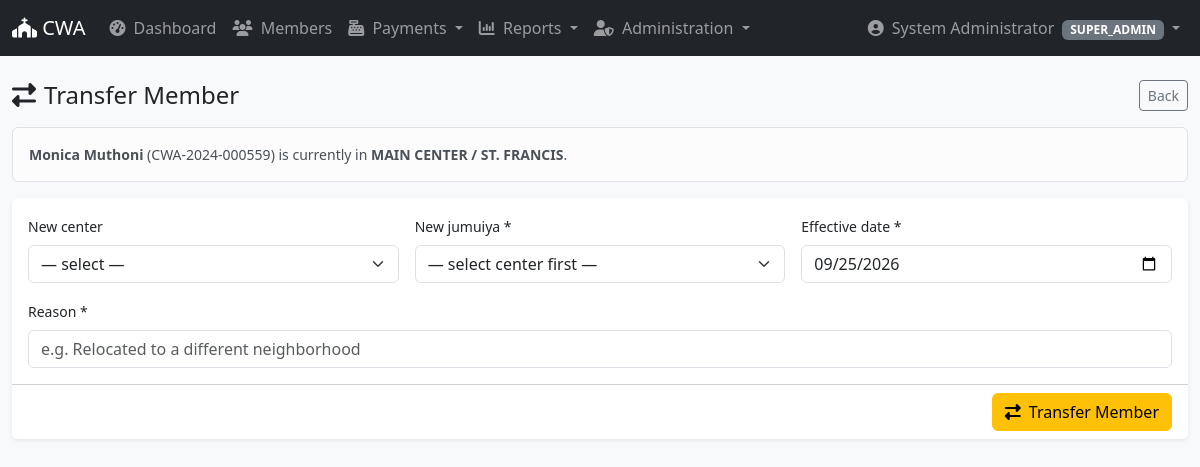
Screenshot of /members/transfer.php?id=962 (signed in) with the database file from the repository.
### tables this page shows
CREATE TABLE `members` (
  `id` int(10) unsigned NOT NULL AUTO_INCREMENT,
  `member_code` varchar(20) NOT NULL,
  `full_name` varchar(150) NOT NULL,
  `phone` varchar(30) DEFAULT NULL,
  `id_number` varchar(30) DEFAULT NULL,
  `gender` enum('MALE','FEMALE','OTHER') DEFAULT NULL,
  `date_of_birth` date DEFAULT NULL,
  `join_date` date DEFAULT NULL,
  `join_month` tinyint(3) unsigned NOT NULL,
  `jumuiya_id` int(10) unsigned NOT NULL,
  `status` enum('ACTIVE','INACTIVE','TRANSFERRED','DECEASED','LEFT','SUSPENDED') NOT NULL DEFAULT 'ACTIVE',
  `photo` varchar(255) DEFAULT NULL,
  `notes` text DEFAULT NULL,
  `created_by` int(10) unsigned DEFAULT NULL,
  `updated_by` int(10) unsigned DEFAULT NULL,
  `created_at` datetime NOT NULL DEFAULT current_timestamp(),
  `updated_at` datetime NOT NULL DEFAULT current_timestamp() ON UPDATE current_timestamp(),
  PRIMARY KEY (`id`),
  UNIQUE KEY `member_code` (`member_code`),
  UNIQUE KEY `uq_member_phone` (`phone`),
  KEY `idx_member_jumuiya` (`jumuiya_id`),
  KEY `idx_member_status` (`status`),
  KEY `idx_member_name` (`full_name`),
  KEY `fk_member_created_by` (`created_by`),
  KEY `fk_member_updated_by` (`updated_by`),
  CONSTRAINT `fk_member_created_by` FOREIGN KEY (`created_by`) REFERENCES `users` (`id`) ON DELETE SET NULL ON UPDATE CASCADE,
  CONSTRAINT `fk_member_jumuiya` FOREIGN KEY (`jumuiya_id`) REFERENCES `jumuiyas` (`id`) ON UPDATE CASCADE,
  CONSTRAINT `fk_member_updated_by` FOREIGN KEY (`updated_by`) REFERENCES `users` (`id`) ON DELETE SET NULL ON UPDATE CASCADE
);

CREATE TABLE `centers` (
  `id` int(10) unsigned NOT NULL AUTO_INCREMENT,
  `parish_id` int(10) unsigned NOT NULL,
  `name` varchar(150) NOT NULL,
  `code` varchar(30) DEFAULT NULL,
  `welfare_enabled` tinyint(1) NOT NULL DEFAULT 0,
  `status` enum('ACTIVE','INACTIVE') NOT NULL DEFAULT 'ACTIVE',
  `created_at` datetime NOT NULL DEFAULT current_timestamp(),
  `updated_at` datetime NOT NULL DEFAULT current_timestamp() ON UPDATE current_timestamp(),
  PRIMARY KEY (`id`),
  UNIQUE KEY `uq_center_name_parish` (`parish_id`,`name`),
  KEY `idx_center_parish` (`parish_id`),
  CONSTRAINT `fk_center_parish` FOREIGN KEY (`parish_id`) REFERENCES `parishes` (`id`) ON UPDATE CASCADE
);

CREATE TABLE `jumuiyas` (
  `id` int(10) unsigned NOT NULL AUTO_INCREMENT,
  `center_id` int(10) unsigned NOT NULL,
  `name` varchar(150) NOT NULL,
  `code` varchar(30) DEFAULT NULL,
  `status` enum('ACTIVE','INACTIVE') NOT NULL DEFAULT 'ACTIVE',
  `created_at` datetime NOT NULL DEFAULT current_timestamp(),
  `updated_at` datetime NOT NULL DEFAULT current_timestamp() ON UPDATE current_timestamp(),
  PRIMARY KEY (`id`),
  UNIQUE KEY `uq_jumuiya_name_center` (`center_id`,`name`),
  KEY `idx_jumuiya_center` (`center_id`),
  CONSTRAINT `fk_jumuiya_center` FOREIGN KEY (`center_id`) REFERENCES `centers` (`id`) ON UPDATE CASCADE
);

### classes/Db.php (called while the page is built, shortened)
<?php
class Db
{
    private static ?PDO $pdo = null;
    public static function conn(): PDO
    {
        if (self::$pdo === null) {
            $config = require __DIR__ . '/../config/config.php';
            $db = $config['db'];
            $dsn = "mysql:host={$db['host']};port={$db['port']};dbname={$db['database']};charset={$db['charset']}";
            self::$pdo = new PDO($dsn, $db['username'], $db['password'], [
                PDO::ATTR_ERRMODE            => PDO::ERRMODE_EXCEPTION,
                PDO::ATTR_DEFAULT_FETCH_MODE => PDO::FETCH_ASSOC,
                PDO::ATTR_EMULATE_PREPARES   => false,
            ]);
        }
        return self::$pdo;
    }
    public static function q(string $sql, array $params = []): PDOStatement
    {
        $st = self::conn()->prepare($sql);
        $st->execute($params);
        return $st;
    }
    public static function one(string $sql, array $p = []): ?array
    {
        $r = self::q($sql, $p)->fetch();
        return $r === false ? null : $r;
    }
}

### classes/Member.php (called while the page is built, shortened)
<?php
class Member
{
    public static function find(int $id): ?array
    {
        return Db::one(
            "SELECT m.*, j.name AS jumuiya_name, j.id AS jumuiya_id,
                    c.name AS center_name, c.id AS center_id,
                    c.welfare_enabled
               FROM members m
               JOIN jumuiyas j ON j.id = m.jumuiya_id
               JOIN centers   c ON c.id = j.center_id
              WHERE m.id = :id",
            ['id' => $id]
        );
    }
}

### includes/helpers.php (called while the page is built, shortened)
<?php
function e(?string $v): string
{
    return htmlspecialchars((string)$v, ENT_QUOTES, 'UTF-8');
}

### members/transfer.php (the view, shortened to what this page needs)
<?php
$id = (int)($_GET['id'] ?? 0);
$m  = Member::find($id);
require __DIR__ . '/../templates/layout/header.php';
?>
<div class="d-flex justify-content-between align-items-center mb-3">
    <h4 class="mb-0"><i class="fa-solid fa-right-left me-2"></i>Transfer Member</h4>
    <a href="view.php?id=<?= $id ?>" class="btn btn-outline-secondary btn-sm">Back</a>
</div>
<div class="alert alert-light border small">
    <strong><?= e($m['full_name']) ?></strong> (<?= e($m['member_code']) ?>) is currently in
    <strong><?= e($m['center_name']) ?> / <?= e($m['jumuiya_name']) ?></strong>.
</div>
<form method="post" class="card shadow-sm border-0">
    <div class="card-body row g-3">
        <div class="col-md-4">
            <label class="form-label small">New center</label>
            <select id="center_id" class="form-select">
                <option value="">— select —</option>
            </select>
        </div>
        <div class="col-md-4">
            <label class="form-label small">New jumuiya *</label>
            <select name="jumuiya_id" id="jumuiya_id" class="form-select" required>
                <option value="">— select center first —</option>
            </select>
        </div>
        <div class="col-md-4">
            <label class="form-label small">Effective date *</label>
            <input name="effective_date" type="date" class="form-control" required
                value="<?= e($_POST['effective_date'] ?? date('Y-m-d')) ?>">
        </div>
        <div class="col-12">
            <label class="form-label small">Reason *</label>
            <input name="reason" class="form-control" required
                value="<?= e($_POST['reason'] ?? '') ?>"
                placeholder="e.g. Relocated to a different neighborhood">
        </div>
    </div>
    <div class="card-footer bg-white text-end">
        <button class="btn btn-warning">
            <i class="fa-solid fa-right-left me-1"></i> Transfer Member
        </button>
    </div>
</form>
<?php require __DIR__ . '/../templates/layout/footer.php'; ?>

### rows the page displays
members: full_name "Monica Muthoni", member_code "CWA-2024-000559", centers.name "MAIN CENTER", jumuiya.name "ST. FRANCIS"

### other values shown
$user['full_name'] "System Administrator"
$user['role_name'] "SUPER_ADMIN"
